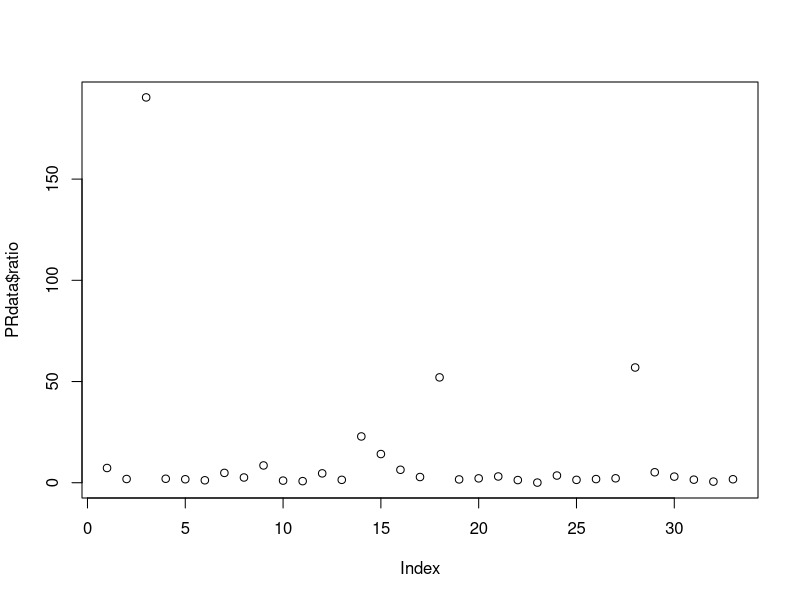
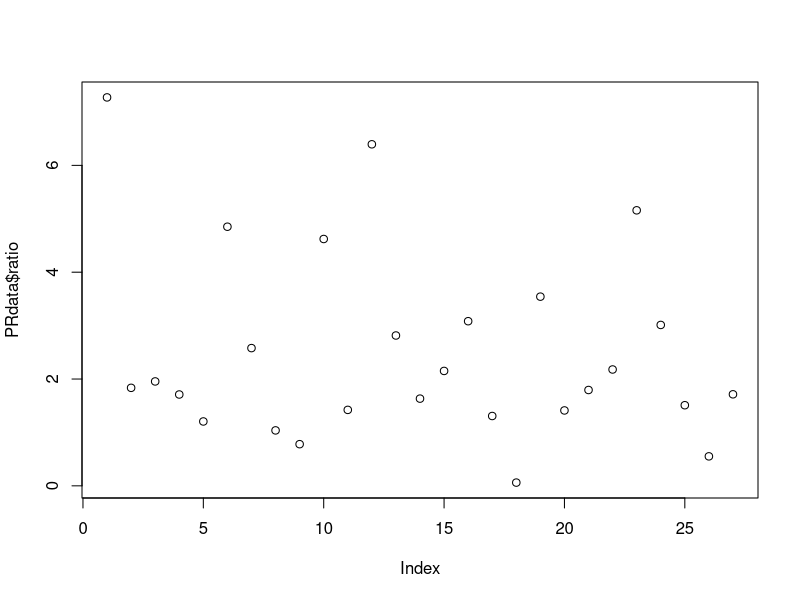
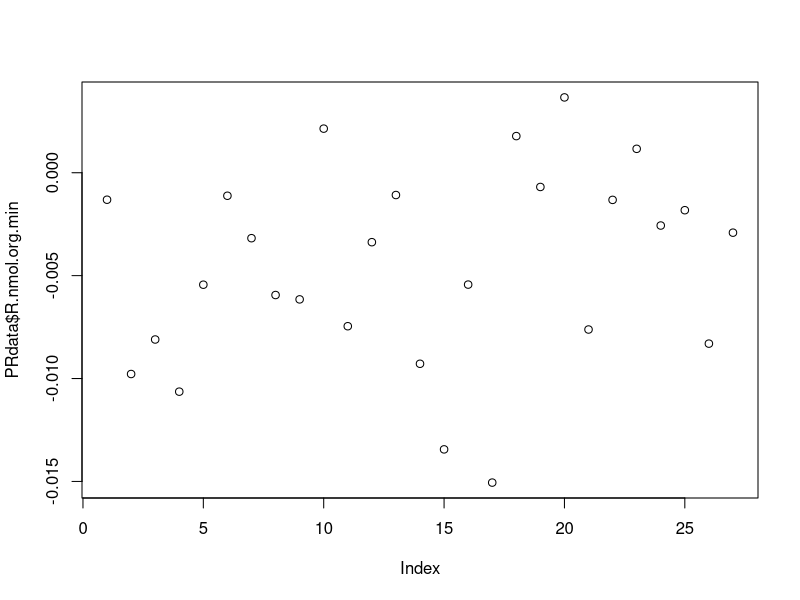
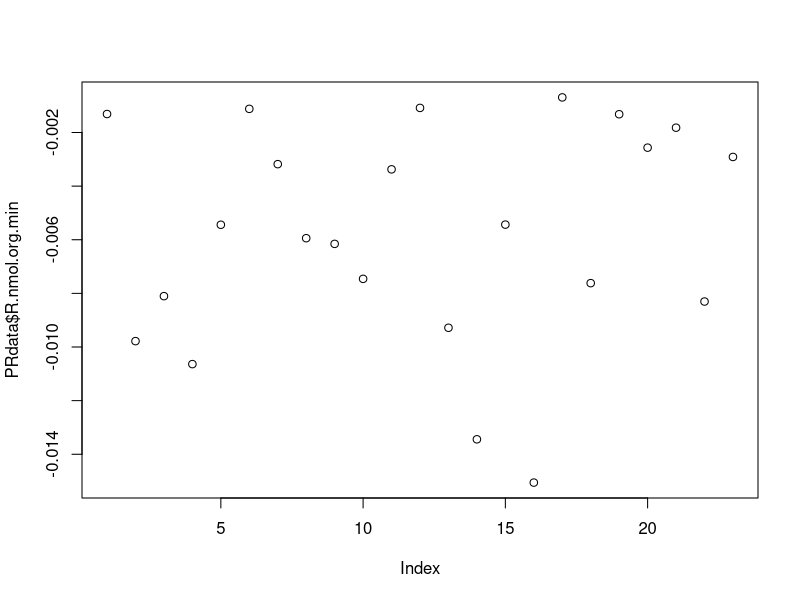
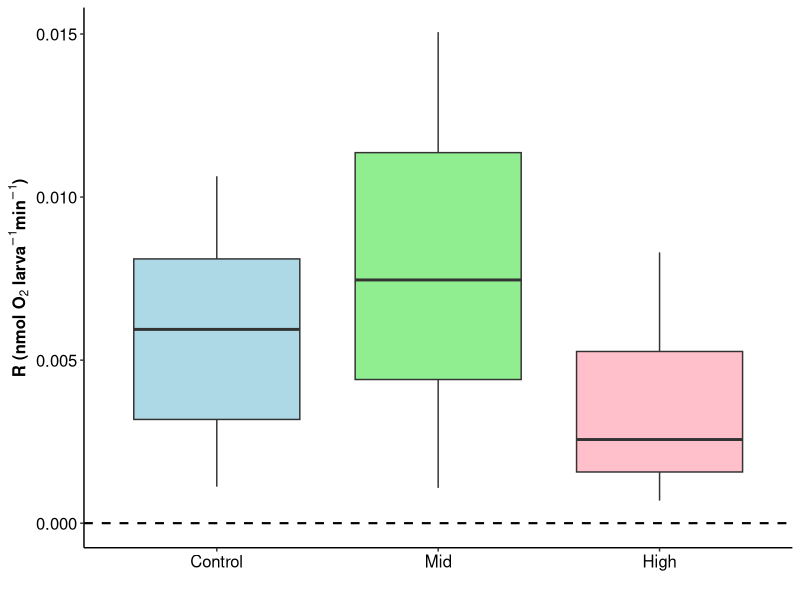
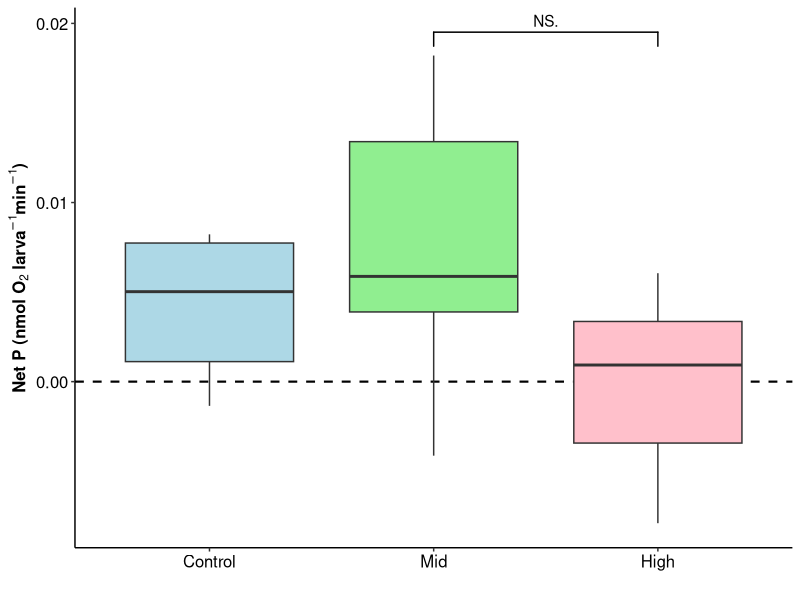
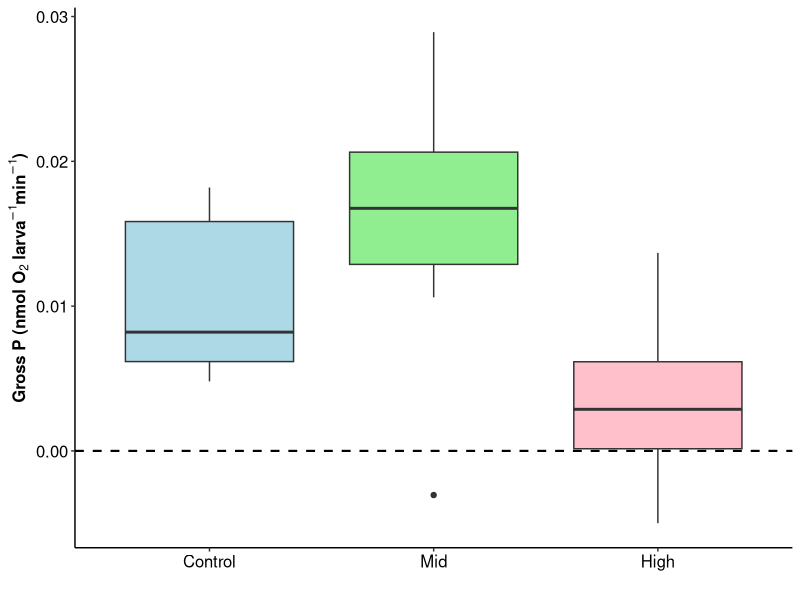
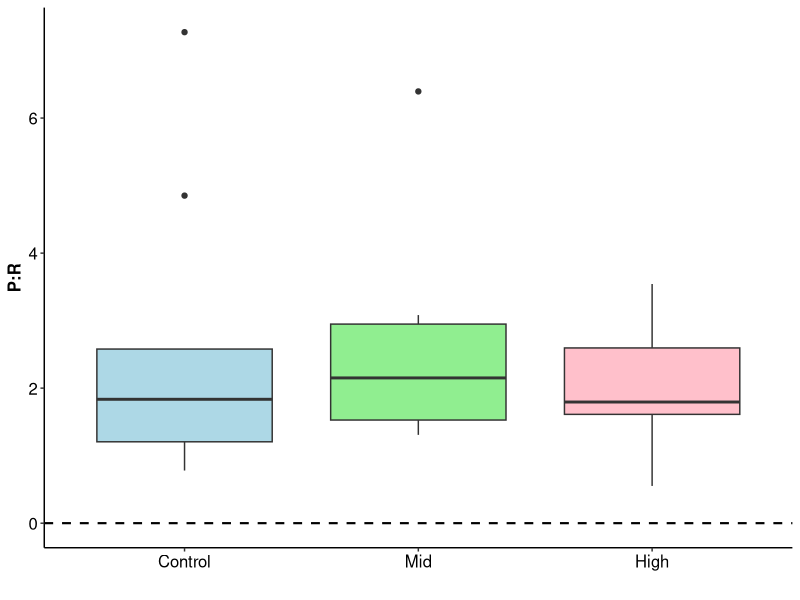

These figures' R source, in order:
## Title: Mcap 2022 respiration and photosynthesis analysis and plotting  
## Author: Jill Ashey 
## Date created: 20230605

#### This script will analyze and plot photosynthesis and respiration rates for M. capitata larvae from Hawaii 2022 pH and temperature experiment
#### Modified from KW, SG, AH & HP scripts 

## Install packages if you dont already have them in your library
if ("tidyverse" %in% rownames(installed.packages()) == 'FALSE') install.packages('tidyverse') 
if ("car" %in% rownames(installed.packages()) == 'FALSE') install.packages('car') 
if ("lme4" %in% rownames(installed.packages()) == 'FALSE') install.packages('lme4') 
if ("lmerTest" %in% rownames(installed.packages()) == 'FALSE') install.packages('lmerTest') 
if ("scales" %in% rownames(installed.packages()) == 'FALSE') install.packages('scales') 
if ("cowplot" %in% rownames(installed.packages()) == 'FALSE') install.packages('cowplot') 
if ("ggplot2" %in% rownames(installed.packages()) == 'FALSE') install.packages('ggplot2') 
if ("effects" %in% rownames(installed.packages()) == 'FALSE') install.packages('effects') 
if ("emmeans" %in% rownames(installed.packages()) == 'FALSE') install.packages('emmeans') 
if ("multcomp" %in% rownames(installed.packages()) == 'FALSE') install.packages('multcomp') 

#load packages
library("ggplot2")
library("tidyverse")
library('car')
library('lme4')
library('lmerTest')
library('scales')
library('cowplot')
library('effects')
library('emmeans')
library('multcomp')
library('ggsignif')
library('ggpubr')


# Set working directory 
setwd("/Users/jillashey/Desktop/PutnamLab/Repositories/Hawaii2022_pH_Temp_Mcap_Pacu/")

# Load data for P and R rates generated by Respirometry_Extraction.R script
PRdata <- read.csv("output/Respiration/oxygen_P_R_calc_Mcap2022.csv")

# Calculate a gross photosynthesis : respiration (P:R) ratio. This calculation will provide a ratio that will show the amount of oxygen produced compared to consumed, which is an indicator of energy availability. A ratio >1 indicates more photosynthesis than respiration and a ratio <1 indicates less photosynthesis than respiration.   
PRdata$ratio<-abs(PRdata$GP.nmol.org.min)/abs(PRdata$R.nmol.org.min) #calculate ratio with absolute values of gross photosynthesis and respiration

#Examine plot of data to look for outliers.  
plot(PRdata$ratio)

# Remove outliers detected by values of P:R ratio data
PRdata <- PRdata %>%
  filter(ratio < 8)
plot(PRdata$ratio) # outliers are removed - removed about 6 samples 

# Remove any respiration values that were above 0 (respiration is oxygen consumption, so we expect values less than 0 for negative rates)
plot(PRdata$R.nmol.org.min)
PRdata<-PRdata%>%filter(R.nmol.org.min < 0) 

# Remove any respiration values that were outliers
PRdata<-PRdata%>%filter(R.nmol.org.min > -0.15) #Outliers are removed and values are removed where respiration is >0. Respiration is oxygen consumption, so we expect values less than 0 for negative rates.  
plot(PRdata$R.nmol.org.min)

# Arrange treatment order 
PRdata$Treatment <- factor(PRdata$Treatment, levels = c("Control", "Mid", "High"))


# Plot Respiration data as a boxplot 
r_plot <- ggplot(PRdata, aes(x = Treatment, y = abs(R.nmol.org.min), fill = Treatment)) +
  geom_hline(yintercept=0, linetype="dashed", color="black", size=0.75)+
  geom_boxplot() +
  scale_fill_manual(values = c("lightblue", "lightgreen", "pink")) +
  ylab(expression(bold(paste("R (nmol ", O[2], " larva"^-1, "min"^-1, ")")))) +
  xlab("") +
  theme_classic() + 
  theme(axis.text = element_text(size=12, color="black"), 
        axis.title=element_text(size=12, color="black", face="bold")) +
  theme(legend.position = "none") 
r_plot # 2 outliers in high treatment

# Plot Net Photosynthesis data as a boxplot. Net photosynthesis is excess oxygen production after subtracting the oxygen consumed (respiration).   
np_plot <- ggplot(PRdata, aes(x = Treatment, y = P.nmol.org.min, fill = Treatment)) +
  geom_hline(yintercept=0, linetype="dashed", color="black", size=0.75)+
  geom_boxplot() +
  geom_signif(comparisons = list(c("Mid", "High")), map_signif_level=TRUE) +
  scale_fill_manual(values = c("lightblue", "lightgreen", "pink")) +
  ylab(expression(bold(paste("Net P (nmol ", O[2], " larva"^-1, "min"^-1, ")")))) +
  xlab("") +
  theme_classic() + 
  theme(axis.text = element_text(size=12, color="black"), 
        axis.title=element_text(size=12, color="black", face="bold")) +
  theme(legend.position = "none") 
np_plot

# Plot Gross Photosynthesis data as a boxplot. Gross photosynthesis is net photosynthesis rates plus the oxygen consumed through respiration. 
gp_plot <- ggplot(PRdata, aes(x = Treatment, y = GP.nmol.org.min, fill = Treatment)) +
  geom_hline(yintercept=0, linetype="dashed", color="black", size=0.75)+
  geom_boxplot() +
  scale_fill_manual(values = c("lightblue", "lightgreen", "pink")) +
  ylab(expression(bold(paste("Gross P (nmol ", O[2], " larva"^-1, "min"^-1, ")")))) +
  xlab("") +
  theme_classic() + 
  theme(axis.text = element_text(size=12, color="black"), 
        axis.title=element_text(size=12, color="black", face="bold")) +
  theme(legend.position = "none") 
gp_plot

# Plot P:R ratio
ratio_plot <- ggplot(PRdata, aes(x = Treatment, y = ratio, fill = Treatment)) +
  geom_hline(yintercept=0, linetype="dashed", color="black", size=0.75)+
  geom_boxplot() +
  scale_fill_manual(values = c("lightblue", "lightgreen", "pink")) +
  ylab(expression(bold(paste("P:R")))) +
  xlab("") +
  theme_classic() + 
  theme(axis.text = element_text(size=12, color="black"), 
        axis.title=element_text(size=12, color="black", face="bold")) +
  theme(legend.position = "none") 
ratio_plot




## Analyze data 
### Respiration 
# Build ANOVA model and examine results for analysis of respiration.  
Rmodel1<-aov(R.nmol.org.min~Treatment, data=PRdata)
summary(Rmodel1) # results are not significant 

# Check assumptions of model for residual normality and variance.    
qqPlot(residuals(Rmodel1)) #check normality assumption
leveneTest(residuals(Rmodel1)~Treatment, data=PRdata) #check for homogeneity of variance 
# Data meets normality assumptions and passes homogenity of variance

# Test with non-parametric test 
kruskal.test(R.nmol.org.min~Treatment, data=PRdata) # Results are also not significant

# Conduct post-hoc test - not really necessary here bc no significance in the first place 
TukeyHSD(Rmodel1)
#emm<-emmeans(Rmodel1, ~Treatment)
#cld(emm)


### Net photosynthesis 
# Build ANOVA model and examine results for analysis of net photosynthesis.  
NPmodel1<-aov(P.nmol.org.min~Treatment, data=PRdata)
summary(NPmodel1) # results are significant 

# Check assumptions of model for residual normality and variance.    
qqPlot(residuals(NPmodel1)) #check normality assumption
leveneTest(residuals(NPmodel1)~Treatment, data=PRdata) #check for homogeneity of variance 
# Data meets normality assumptions and passes homogenity of variance

# Test with non-parametric test 
kruskal.test(P.nmol.org.min~Treatment, data=PRdata) # Results are not significant - almost significant

# Conduct post-hoc test - not really necessary here bc no significance in the first place 
TukeyHSD(NPmodel1)
#emm<-emmeans(NPmodel1, ~Treatment)
#cld(emm)


### Gross photosynthesis 
# Build ANOVA model and examine results for analysis of gross photosynthesis.   
GPmodel1<-aov(GP.nmol.org.min~Treatment, data=PRdata)
summary(GPmodel1) # results are significant 

# Check assumptions of model for residual normality and variance.    
qqPlot(residuals(GPmodel1)) #check normality assumption
leveneTest(residuals(GPmodel1)~Treatment, data=PRdata) #check for homogeneity of variance 
# Data meets normality assumptions and passes homogenity of variance

# Test with non-parametric test 
kruskal.test(GP.nmol.org.min~Treatment, data=PRdata) # Results are also significant

# Conduct post-hoc test - not really necessary here bc no significance in the first place 
TukeyHSD(GPmodel1)
#emm<-emmeans(GPmodel1, ~Treatment)
#cld(emm)


### P:R ratio 
# Build ANOVA model and examine results for analysis of gross photosynthesis.   
PRmodel1<-aov(ratio~Treatment, data=PRdata)
summary(PRmodel1) # results are not significant 

# Check assumptions of model for residual normality and variance.    
qqPlot(residuals(PRmodel1)) #check normality assumption
leveneTest(residuals(PRmodel1)~Treatment, data=PRdata) #check for homogeneity of variance 
# Data meets normality assumptions and passes homogenity of variance

# Test with non-parametric test 
kruskal.test(ratio~Treatment, data=PRdata) # Results are also significant

# Conduct post-hoc test - not really necessary here bc no significance in the first place 
TukeyHSD(PRmodel1)
#emm<-emmeans(PRmodel1, ~Treatment)
#cld(emm)








compare_means(R.nmol.org.min ~ Treatment, data = PRdata, method = "anova")
my_comparisons <- list(c("Control", "Mid"), c("Control", "High"), c("Mid", "High"))

r_plot <- ggplot(PRdata, aes(x = Treatment, y = abs(R.nmol.org.min), fill = Treatment)) +
  geom_hline(yintercept=0, linetype="dashed", color="black", size=0.75)+
  geom_boxplot() +
  stat_compare_means(method = "anova", label.y = 0.021) +
  stat_compare_means(comparisons = my_comparisons, method = "t.test") +
  scale_fill_manual(values = c("lightblue", "lightgreen", "pink")) +
  ylab(expression(bold(paste("R (nmol ", O[2], " larva"^-1, "min"^-1, ")")))) +
  xlab("") +
  theme_classic() + 
  theme(axis.text = element_text(size=12, color="black"), 
        axis.title=element_text(size=12, color="black", face="bold")) +
  theme(legend.position = "none") 
r_plot



compare_means(P.nmol.org.min ~ Treatment, data = PRdata, method = "anova")
my_comparisons <- list(c("Control", "Mid"), c("Control", "High"), c("Mid", "High"))

np_plot <- ggplot(PRdata, aes(x = Treatment, y = P.nmol.org.min, fill = Treatment)) +
  geom_hline(yintercept=0, linetype="dashed", color="black", size=0.75)+
  geom_boxplot() +
  stat_compare_means(method = "anova", label.y = 0.03) +
  stat_compare_means(comparisons = my_comparisons, method = "t.test") +
  #geom_signif(comparisons = list(c("Mid", "High")), map_signif_level=TRUE) +
  scale_fill_manual(values = c("lightblue", "lightgreen", "pink")) +
  ylab(expression(bold(paste("Net P (nmol ", O[2], " larva"^-1, "min"^-1, ")")))) +
  xlab("") +
  theme_classic() + 
  theme(axis.text = element_text(size=12, color="black"), 
        axis.title=element_text(size=12, color="black", face="bold")) +
  theme(legend.position = "none") 
np_plot




compare_means(GP.nmol.org.min ~ Treatment, data = PRdata, method = "anova")
my_comparisons <- list(c("Control", "Mid"), c("Control", "High"), c("Mid", "High"))

gp_plot <- ggplot(PRdata, aes(x = Treatment, y = GP.nmol.org.min, fill = Treatment)) +
  geom_hline(yintercept=0, linetype="dashed", color="black", size=0.75)+
  geom_boxplot() +
  stat_compare_means(method = "anova", label.y = 0.04) +
  stat_compare_means(comparisons = my_comparisons, method = "t.test") +
  scale_fill_manual(values = c("lightblue", "lightgreen", "pink")) +
  ylab(expression(bold(paste("Gross P (nmol ", O[2], " larva"^-1, "min"^-1, ")")))) +
  xlab("") +
  theme_classic() + 
  theme(axis.text = element_text(size=12, color="black"), 
        axis.title=element_text(size=12, color="black", face="bold")) +
  theme(legend.position = "none") 
gp_plot
